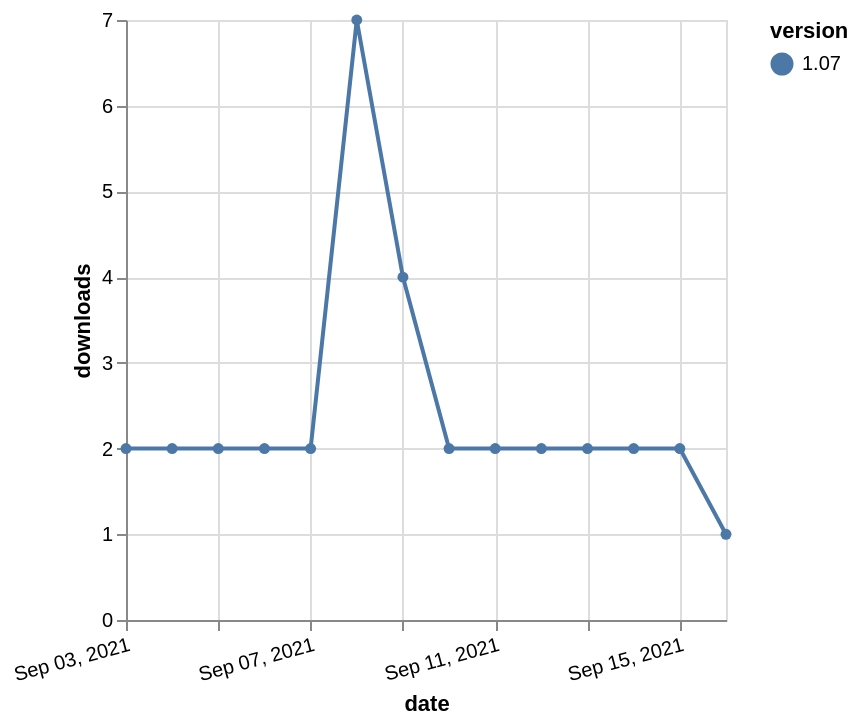

Describe this chart as a Vega-Lite specification.
### Vega-Lite specification from a JSON file in a GitHub repository (floating-point values rounded to 4 significant figures)
{"$schema": "https://vega.github.io/schema/vega-lite/v5.json", "description": "A simple bar chart with embedded data.", "data": {"values": [{"date": "2021-09-03", "total": 4893, "delta": 2, "version": "1.07"}, {"date": "2021-09-04", "total": 4895, "delta": 2, "version": "1.07"}, {"date": "2021-09-05", "total": 4897, "delta": 2, "version": "1.07"}, {"date": "2021-09-06", "total": 4899, "delta": 2, "version": "1.07"}, {"date": "2021-09-07", "total": 4901, "delta": 2, "version": "1.07"}, {"date": "2021-09-08", "total": 4908, "delta": 7, "version": "1.07"}, {"date": "2021-09-09", "total": 4912, "delta": 4, "version": "1.07"}, {"date": "2021-09-10", "total": 4914, "delta": 2, "version": "1.07"}, {"date": "2021-09-11", "total": 4916, "delta": 2, "version": "1.07"}, {"date": "2021-09-12", "total": 4918, "delta": 2, "version": "1.07"}, {"date": "2021-09-13", "total": 4920, "delta": 2, "version": "1.07"}, {"date": "2021-09-14", "total": 4922, "delta": 2, "version": "1.07"}, {"date": "2021-09-15", "total": 4924, "delta": 2, "version": "1.07"}, {"date": "2021-09-16", "total": 4925, "delta": 1, "version": "1.07"}]}, "width": "container", "mark": {"type": "line", "point": {"filled": true}}, "encoding": {"x": {"field": "date", "type": "temporal", "timeUnit": "yearmonthdate", "title": "date", "axis": {"labelAngle": -15}}, "y": {"field": "delta", "type": "quantitative", "title": "downloads"}, "color": {"field": "version", "type": "nominal"}, "tooltip": {"field": "delta"}}}
